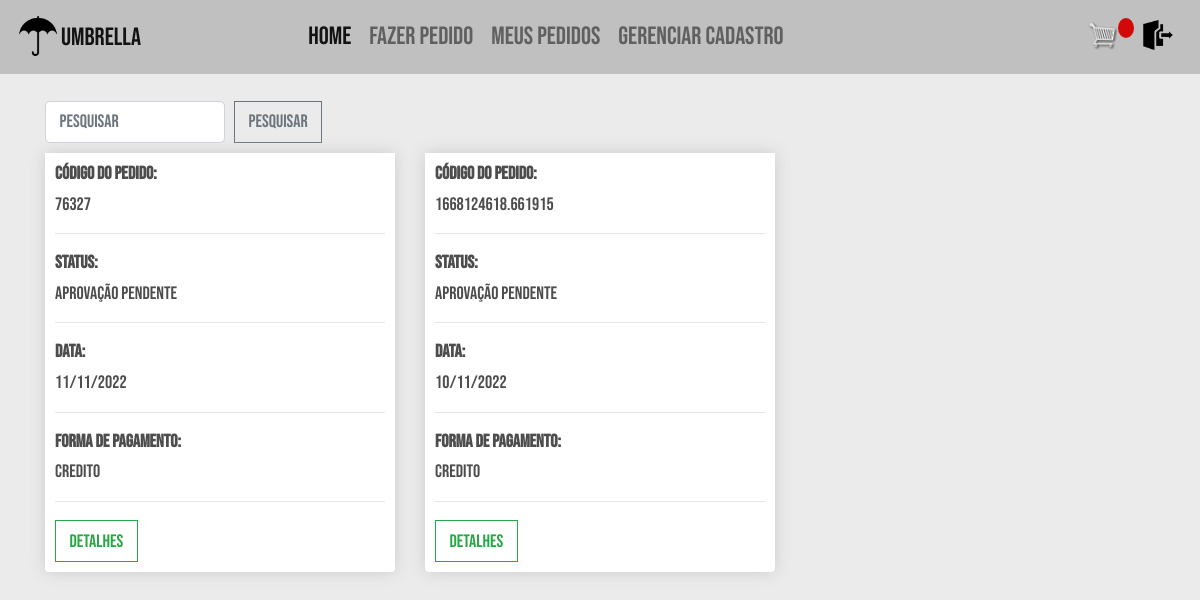
The page /meus_pedidos/ (signed in) on the database as committed earlier.
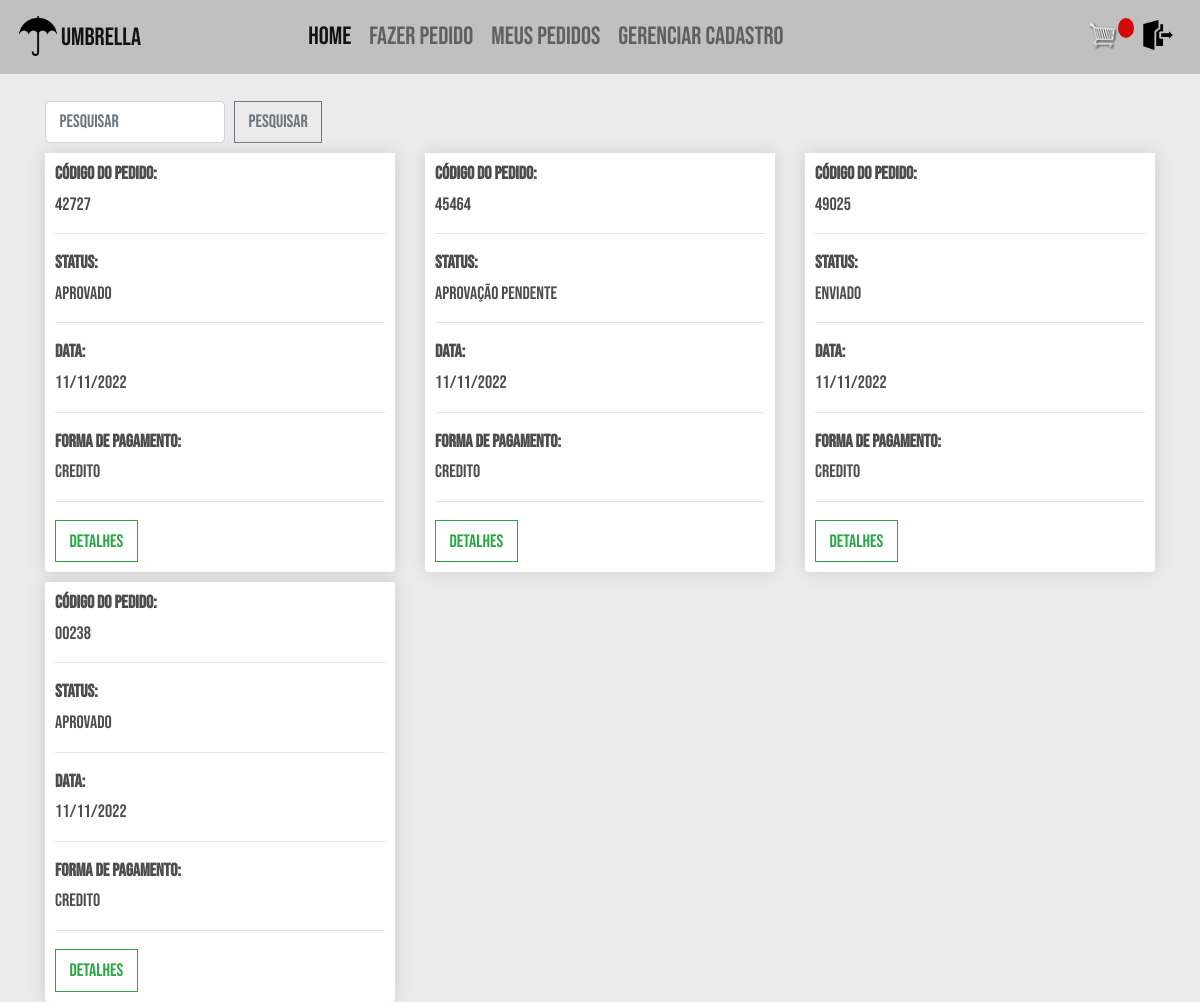
The same page on the database as committed later.
### vendas/models.py (models this page shows, shortened)
class Pedido(models.Model):
    cod_pedido = models.CharField(
        _("código do pedido"), max_length=100, null=True)
    APROV_PEND = "aprovacao_pendente"
    APROVADO = "aprovado"
    ENVIADO = "enviado"
    FINALIZADO = "finalizado"
    opcoes_status = [
        (APROV_PEND, "Aprovação pendente"),
        (APROVADO, "Aprovado"),
        (ENVIADO, "Enviado"),
        (FINALIZADO, "Finalizado"),
    ]
    status = models.CharField(choices=opcoes_status,
                              max_length=50, null=True, blank=True)
    completo = models.BooleanField(default=False)
    data = models.DateTimeField(
        _("data do pedido"), default=timezone.now, null=True, blank=True)
    subtotal = models.FloatField(
        _("valor pré-desconto do pedido"), null=True, blank=True)
    total = models.FloatField(
        _("valor total do pedido"), null=True, blank=True)
    CREDITO = "credito"
    DEBITO = "debito"
    PIX = "pix"
    BOLETO = "boleto"
    opcoes_pagamento = [
        (CREDITO, "Credito"),
        (DEBITO, "Debito"),
        (PIX, "Pix"),
        (BOLETO, "Boleto"),
    ]
    metodo_de_pagamento = models.CharField(
        choices=opcoes_pagamento, max_length=200, null=True, blank=True)
    franquia = models.ForeignKey(Franquia, verbose_name=_(
        "franquia"), on_delete=models.SET_NULL, null=True, blank=True)
    loja = models.ForeignKey(Loja, verbose_name=_(
        "loja"), on_delete=models.SET_NULL, null=True, blank=True)
    revendedor = models.ForeignKey(Revendedor, verbose_name=_(
        "revendedor"), on_delete=models.SET_NULL, null=True, blank=True)

### vendas/views.py (the view, shortened to what this page needs)
# urls.py: path('meus_pedidos/', views.mostrarPedidos, name='meus_pedidos'),
@login_required
def mostrarPedidos(request):
    if request.user.type == 'REVENDEDOR':
        try:
            request.user.revendedor
        except:
            sweetify.error(
                request, 'Porfavor cadastre seus dados antes de fazer um pedido')
            return redirect('perfil')
        pedidos = Pedido.objects.filter(revendedor=request.user.revendedor).exclude(
            completo=False).order_by('-data')
    return render(request, "vendas/meus_pedidos.html", {'pedidos': pedidos})

### users/models.py (called while the page is built)
    def __str__(self):
        return self.email

### vendas/templates/vendas/meus_pedidos.html
{% extends 'vendas/base.html' %}
{% load static %}
{% block content %}
	<form class="form-inline" action="{% url 'pesquisa_pedidos' %}" method="get">
		<input class="form-control mr-sm-2" name="q" type="search" placeholder="Pesquisar" aria-label="Pesquisar">
		<button class="btn btn-outline-secondary my-2 my-sm-0" type="submit">Pesquisar</button>
  	</form>
	<div class="row">
		{% if not pedidos %}
		<h2><strong>Nenhum pedido encontrado</strong></h2>
		{% else %}
			{% for pedido in pedidos %}
				<div class="col-lg-4">
					<div class="box-element product">
						<h6><strong>Código do Pedido:</strong></h6>
						<h6>{{pedido.cod_pedido}}</h6>
						<hr>
						<h6><strong>Status:</strong></h6>
						<h6>{{pedido.get_status_display}}</h6>
						<hr>
						<h6><strong>Data:</strong></h6>
						<h6>{{pedido.data|date:"d/m/Y" }}</h6>
						<hr>
						<h6><strong>Forma de pagamento:</strong></h6>
						<h6>{{pedido.metodo_de_pagamento}}</h6>
						<hr>
						<a class="btn btn-outline-success" href="{% url 'detalhe_pedido' pedido.id %}">Detalhes</a>
					</div>
				</div>
			{% endfor %}
		{% endif %}
	</div>
{% endblock content %}

Rows that differ between the two databases and show on the page:
removed Pedido: cod_pedido "76327", status "Aprovação pendente", data "11/11/2022", metodo_de_pagamento "credito"
removed Pedido: cod_pedido "1668124618.661915", status "Aprovação pendente", data "10/11/2022", metodo_de_pagamento "credito"
added Pedido: cod_pedido "42727", status "Aprovado", data "11/11/2022", metodo_de_pagamento "credito"
added Pedido: cod_pedido "45464", status "Aprovação pendente", data "11/11/2022", metodo_de_pagamento "credito"
added Pedido: cod_pedido "49025", status "Enviado", data "11/11/2022", metodo_de_pagamento "credito"
added Pedido: cod_pedido "00238", status "Aprovado", data "11/11/2022", metodo_de_pagamento "credito"
